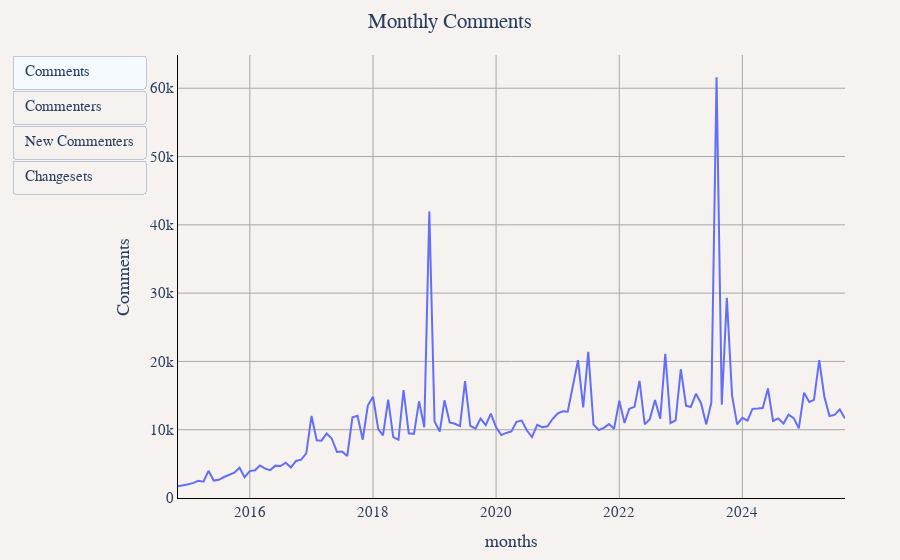

Notebook cell for this chart:
### Markdown cell above
## Monthly Discussion Activity

### Code cell
df = duckdb.sql("""
WITH comment_dates AS (
    SELECT
        YEAR(date) as year,
        MONTH(date) as month,
        CONCAT(CAST(YEAR(date) AS VARCHAR), '-', LPAD(CAST(MONTH(date) AS VARCHAR), 2, '0')) as months,
        user_name,
        changeset_id,
        text
    FROM '../changeset_comments_data/*.parquet'
),
user_first_comment AS (
    SELECT
        user_name,
        year,
        month,
        ROW_NUMBER() OVER (PARTITION BY user_name ORDER BY year, month) as rn
    FROM (
        SELECT DISTINCT user_name, year, month
        FROM comment_dates
    )
),
first_commenters AS (
    SELECT user_name, year, month
    FROM user_first_comment
    WHERE rn = 1
),
monthly_metrics AS (
    SELECT
        year,
        month,
        months,
        COUNT(*) as "Comments",
        COUNT(DISTINCT user_name) as "Commenters",
        COUNT(DISTINCT changeset_id) as "Changesets with Comments"
    FROM comment_dates
    GROUP BY year, month, months
),
monthly_new_commenters AS (
    SELECT
        year,
        month,
        COUNT(DISTINCT user_name) as "New Commenters"
    FROM first_commenters
    GROUP BY year, month
),
combined_metrics AS (
    SELECT
        m.year,
        m.month,
        m.months,
        m.Comments,
        m.Commenters,
        COALESCE(n."New Commenters", 0) as "New Commenters",
        m."Changesets with Comments"
    FROM monthly_metrics m
    LEFT JOIN monthly_new_commenters n ON m.year = n.year AND m.month = n.month
)
SELECT
    months,
    Comments,
    Commenters,
    "New Commenters",
    "Changesets with Comments",
    SUM(Comments) OVER (ORDER BY year, month) as "Accumulated Comments",
    SUM(Commenters) OVER (ORDER BY year, month) as "Accumulated Commenters"
FROM combined_metrics
ORDER BY year, month
""").df()

util.show_figure(
    [
        util.FigureConfig(
            title="Monthly Comments",
            label="Comments",
            x_col="months",
            y_col="Comments",
            query_or_df=df,
        ),
        util.FigureConfig(
            title="Monthly Commenters",
            label="Commenters",
            x_col="months",
            y_col="Commenters",
            query_or_df=df,
        ),
        util.FigureConfig(
            title="Monthly New Commenters",
            label="New Commenters",
            x_col="months",
            y_col="New Commenters",
            query_or_df=df,
        ),
        util.FigureConfig(
            title="Monthly Changesets with Comments",
            label="Changesets",
            x_col="months",
            y_col="Changesets with Comments",
            query_or_df=df,
        ),
    ]
)

### Figure 1 — Plotly figure (JSON) as saved in the notebook; plotly's stock layout.template omitted (floating-point values rounded to 4 significant figures; data arrays with more than 128 entries replaced by an {"elided": "..."} marker saying what was removed)
{"data": [{"hovertemplate": "Comments<br>%{x}<br>%{y:,} Comments<extra></extra>", "name": "Comments", "type": "scatter", "visible": true, "x": {"elided": "131 str values"}, "y": {"elided": "131 int values"}}, {"hovertemplate": "Comments<br>%{x}<br>%{y:,} Commenters<extra></extra>", "name": "Comments", "type": "scatter", "visible": false, "x": {"elided": "131 str values"}, "y": {"elided": "131 int values"}}, {"hovertemplate": "Comments<br>%{x}<br>%{y:,} New Commenters<extra></extra>", "name": "Comments", "type": "scatter", "visible": false, "x": {"elided": "131 str values"}, "y": {"elided": "131 int values"}}, {"hovertemplate": "Comments<br>%{x}<br>%{y:,} Changesets with Comments<extra></extra>", "name": "Comments", "type": "scatter", "visible": false, "x": {"elided": "131 str values"}, "y": {"elided": "131 int values"}}], "layout": {"barmode": "stack", "font": {"family": "Times", "size": 15}, "margin": {"b": 55, "l": 55, "r": 55, "t": 55}, "paper_bgcolor": "#f5f2f0", "plot_bgcolor": "#f5f2f0", "title": {"text": "Monthly Comments", "x": 0.5}, "updatemenus": [{"buttons": [{"args": [{"visible": [true, false, false, false]}, {"title.text": "Monthly Comments", "xaxis.title.text": "months", "yaxis.title.text": "Comments"}], "label": "Comments", "method": "update"}, {"args": [{"visible": [false, true, false, false]}, {"title.text": "Monthly Commenters", "xaxis.title.text": "months", "yaxis.title.text": "Commenters"}], "label": "Commenters", "method": "update"}, {"args": [{"visible": [false, false, true, false]}, {"title.text": "Monthly New Commenters", "xaxis.title.text": "months", "yaxis.title.text": "New Commenters"}], "label": "New Commenters", "method": "update"}, {"args": [{"visible": [false, false, false, true]}, {"title.text": "Monthly Changesets with Comments", "xaxis.title.text": "months", "yaxis.title.text": "Changesets with Comments"}], "label": "Changesets", "method": "update"}], "type": "buttons"}], "xaxis": {"gridcolor": "darkgray", "linecolor": "black", "showgrid": true, "tickcolor": "black", "title": {"text": "months"}, "zerolinecolor": "darkgray"}, "yaxis": {"gridcolor": "darkgray", "linecolor": "black", "rangemode": "tozero", "showgrid": true, "tickcolor": "black", "title": {"text": "Comments"}, "zerolinecolor": "darkgray"}}}
